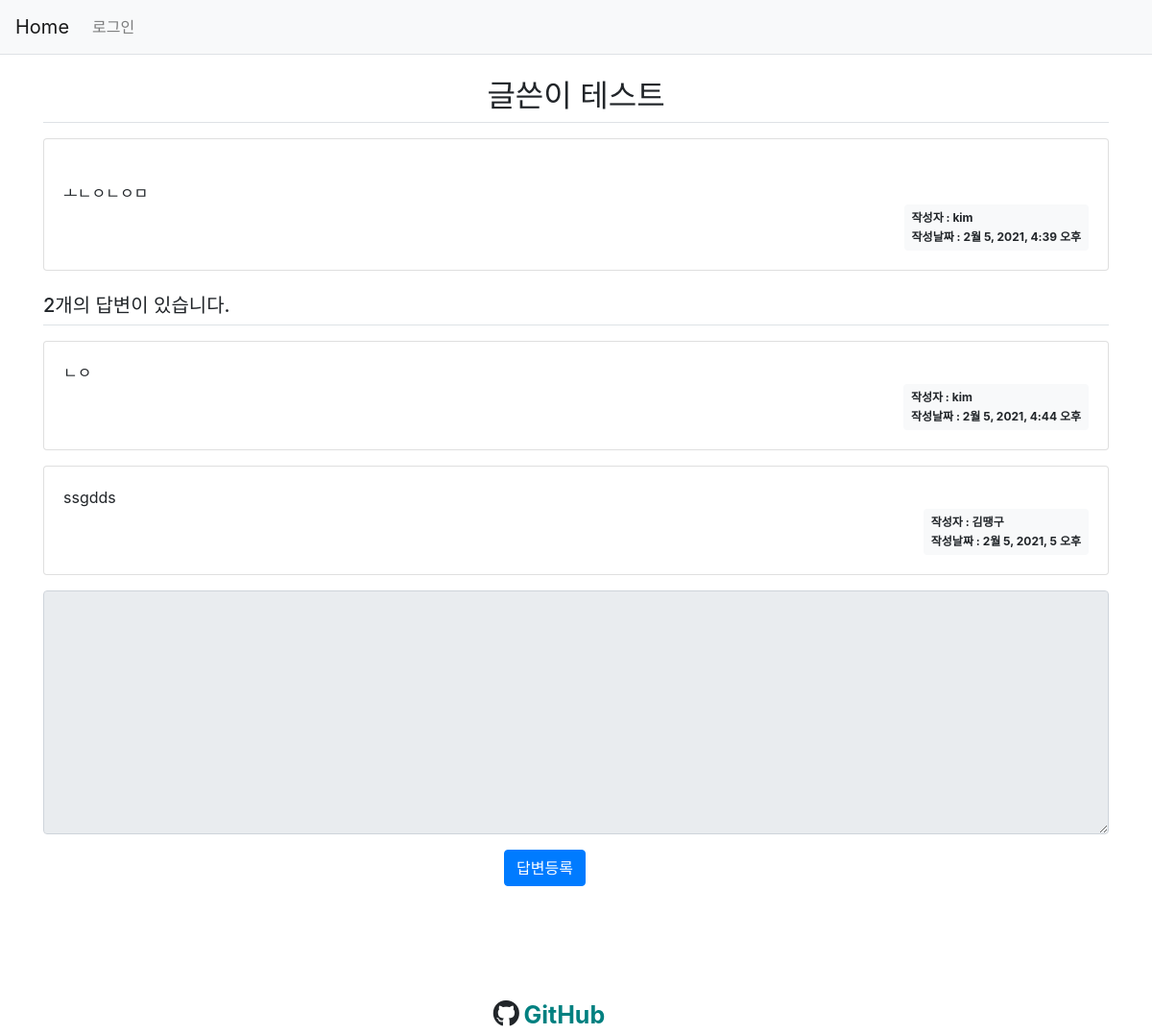
The app's page /229/ with its own data.
### pybo/models.py (models this page shows, shortened)
class Question(models.Model):
    subject = models.CharField(max_length=200)  # 최대 200자 까지 입력 가능
    content = models.TextField()
    create_date = models.DateTimeField()
    photo = models.ImageField(upload_to="photo")
    author = models.ForeignKey(
        User, on_delete=models.CASCADE, null=True
    )  # 계정이 삭제되면 연결된 질문 데이터 삭제

class Answer(models.Model):
    question = models.ForeignKey(Question, on_delete=models.CASCADE)
    content = models.TextField()
    create_date = models.DateTimeField()
    author = models.ForeignKey(
        User, on_delete=models.CASCADE, null=True
    )  # 계정이 삭제되면 연결된 질문 데이터 삭제

### pybo/views.py (the view)
# urls.py: path("<int:pk>/", views.detail, name="detail"),
def detail(request, pk):
    try:
        get_question = Question.objects.get(pk=pk)
        context = {"get_question": get_question}
    except Question.DoesNotExist:
        messages.error(request, "조회된 질문이 없습니다.")
        return redirect("pybo:index")
    return render(request, "templates/detail.html", context)

### templates/detail.html (shortened to what this page needs)
{% extends 'base.html' %}
{% load static %}
    {% block content %}
    <div class="container my-3">
        <h2 class="border-bottom py-2" style="text-align: center;"> {{get_question.subject}}</h2>
        <div class="card my-3">
            <div class="card-body">
                <div class="card-text" style="white-space: pre-line;">
                    {{get_question.content}}
                </div>
                <div class="d-flex justify-content-end">
                    <div class="badge badge-light p-2 text-left">
                        <div class="mb-2">
                            <span style="text-align: center;">작성자 :  {{ get_question.author.username }}</span>
                        </div>
                        <div>
                            <span>작성날짜 : {{ get_question.create_date }}</span>
                        </div>
                    </div>
                </div>
            </div>
        </div>
        <h5 class="border-bottom my-3 py-2">{{get_question.answer_set.count}}개의 답변이 있습니다.</h5>
        {% for answer in get_question.answer_set.all %}
            <div class="card my-3">
                <div class="card-body" >
                    <div class="card-text" style="white-space: pre-line;"> {{answer.content}} </div>
                    <div class="d-flex justify-content-end">
                        <div class="badge badge-light p-2 text-left">
                            <div class="mb-2">
                                <span>작성자 : {{ answer.author.username }}</span>
                            </div>
                            <div>
                                <span>작성날짜 : {{ answer.create_date }}</span>
                            </div>
                        </div>
                    </div>
                </div>
        </div>
        {% endfor %}
    <form action=" {% url 'pybo:answer_create' get_question.id %} " method="POST" class="my-3">
        <div class="form-group">
            <textarea {% if not user.is_authenticated %}disabled{% endif %}
              name="content" id="content" class="form-control" rows="10"></textarea>
        </div>
        <input type="submit" value="답변등록" class="btn btn-primary" style="position: relative; left: 480px;">
    </form>
    {% endblock  %}

### records on screen
Question: subject "글쓴이 테스트", content "ㅗㄴㅇㄴㅇㅁ", author.username "kim", create_date "2월 5, 2021, 4:39 오후", answer_set.count "2"
Answer: content "ㄴㅇ", author.username "kim", create_date "2월 5, 2021, 4:44 오후"
Answer: content "ssgdds", author.username "김땡구", create_date "2월 5, 2021, 5 오후"
